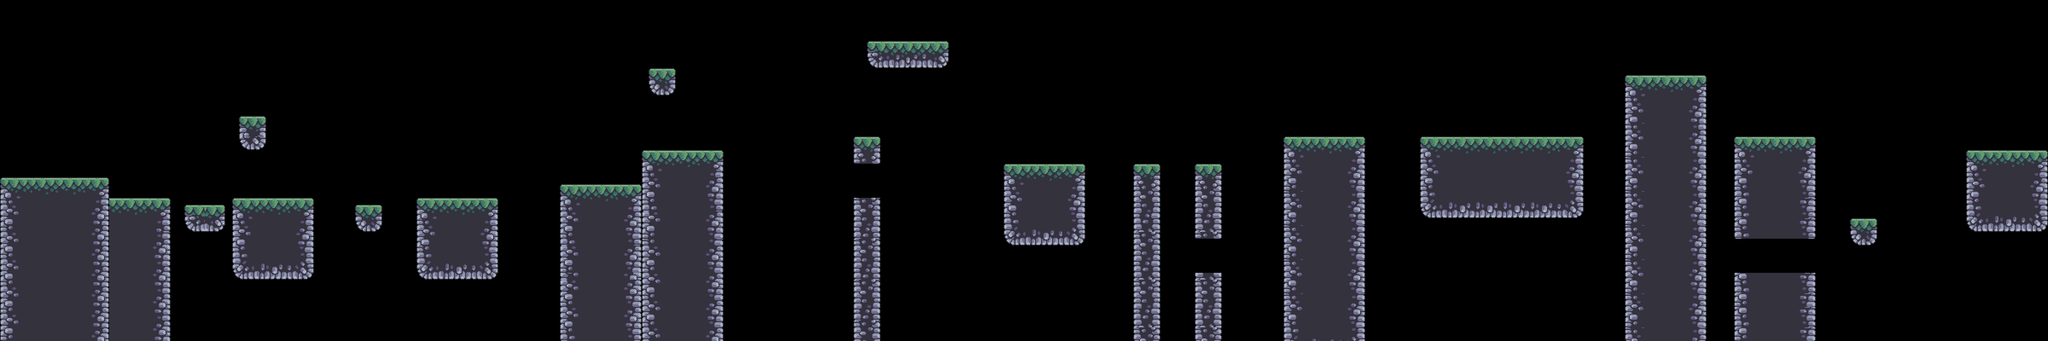

Tiled map render using the project's own tile images. Description and the map definition, with tile-layer contents summarised, below:
An orthogonal 300x50 tile map with 16x16 px tiles, 1 tile layer (Tile Layer 1) and 105 objects (7x water, 7x gold, 5x Crab, 4x Enemy, 3x DevilPlatform, ...).

<map version="1.10" tiledversion="1.12.1" orientation="orthogonal" renderorder="right-down" width="300" height="50" tilewidth="16" tileheight="16" infinite="0" nextlayerid="26" nextobjectid="165">
 <tileset firstgid="1" source="../tilesets/outside.tsx" />
 <objectgroup id="15" name="EvilCoins">
  <object id="44" x="1344" y="272" width="16" height="16">
   <properties>
    <property name="lifetime" type="float" value="3" />
   </properties>
  </object>
  <object id="101" x="1376" y="272" width="16" height="16">
   <properties>
    <property name="lifetime" type="float" value="3" />
   </properties>
  </object>
  <object id="102" x="1408" y="272" width="16" height="16">
   <properties>
    <property name="lifetime" type="float" value="3" />
   </properties>
  </object>
  <object id="116" x="2048" y="64" width="16" height="16">
   <properties>
    <property name="lifetime" type="float" value="3" />
   </properties>
  </object>
  <object id="117" x="2096" y="64" width="16" height="16">
   <properties>
    <property name="lifetime" type="float" value="3" />
   </properties>
  </object>
  <object id="118" x="2144" y="64" width="16" height="16">
   <properties>
    <property name="lifetime" type="float" value="3" />
   </properties>
  </object>
  <object id="119" x="2192" y="64" width="16" height="16">
   <properties>
    <property name="lifetime" type="float" value="3" />
   </properties>
  </object>
  <object id="140" x="4624" y="320" width="16" height="16">
   <properties>
    <property name="lifetime" type="float" value="3" />
   </properties>
  </object>
  <object id="141" x="4624" y="288" width="16" height="16">
   <properties>
    <property name="lifetime" type="float" value="3" />
   </properties>
  </object>
  <object id="142" x="4624" y="256" width="16" height="16">
   <properties>
    <property name="lifetime" type="float" value="3" />
   </properties>
  </object>
  <object id="160" x="4688" y="192" width="16" height="16">
   <properties>
    <property name="lifetime" type="float" value="3" />
   </properties>
  </object>
  <object id="161" x="4688" y="224" width="16" height="16">
   <properties>
    <property name="lifetime" type="float" value="3" />
   </properties>
  </object>
  <object id="162" x="4656" y="192" width="16" height="16">
   <properties>
    <property name="lifetime" type="float" value="3" />
   </properties>
  </object>
  <object id="163" x="4656" y="224" width="16" height="16">
   <properties>
    <property name="lifetime" type="float" value="3" />
   </properties>
  </object>
  <object id="164" x="4688" y="256" width="16" height="16">
   <properties>
    <property name="lifetime" type="float" value="3" />
   </properties>
  </object>
  <object id="143" x="4656" y="256" width="16" height="16">
   <properties>
    <property name="lifetime" type="float" value="3" />
   </properties>
  </object>
  <object id="144" x="4656" y="288" width="16" height="16">
   <properties>
    <property name="lifetime" type="float" value="3" />
   </properties>
  </object>
  <object id="145" x="4656" y="320" width="16" height="16">
   <properties>
    <property name="lifetime" type="float" value="3" />
   </properties>
  </object>
 </objectgroup>
 <objectgroup id="24" name="GhostBlocks">
  <object id="86" x="752" y="256" width="16" height="16" />
  <object id="87" x="880" y="208" width="16" height="16" />
  <object id="90" x="1072" y="256" width="16" height="16" />
  <object id="93" x="1184" y="176" width="16" height="16" />
  <object id="104" x="1696" y="512" width="16" height="16" />
  <object id="114" x="1888" y="464" width="16" height="16" />
  <object id="120" x="2064" y="464" width="16" height="16" />
  <object id="112" x="1952" y="224" width="16" height="16" />
  <object id="124" x="2912" y="352" width="16" height="16" />
  <object id="125" x="2928" y="352" width="16" height="16" />
  <object id="153" x="4256" y="384" width="16" height="16" />
  <object id="154" x="4336" y="304" width="16" height="16" />
  <object id="159" x="4480" y="304" width="16" height="16" />
  <object id="155" x="4352" y="304" width="16" height="16" />
  <object id="158" x="4496" y="304" width="16" height="16" />
  <object id="156" x="4368" y="304" width="16" height="16" />
  <object id="157" x="4512" y="304" width="16" height="16" />
  <object id="126" x="4048" y="640" width="16" height="16" />
  <object id="115" x="1888" y="96" width="16" height="16" />
  <object id="85" x="768" y="256" width="16" height="16" />
  <object id="88" x="896" y="208" width="16" height="16" />
  <object id="91" x="1088" y="256" width="16" height="16" />
  <object id="94" x="1200" y="176" width="16" height="16" />
  <object id="75" x="624" y="304" width="16" height="16" />
  <object id="84" x="784" y="256" width="16" height="16" />
  <object id="89" x="912" y="208" width="16" height="16" />
  <object id="92" x="1104" y="256" width="16" height="16" />
  <object id="95" x="1216" y="176" width="16" height="16" />
 </objectgroup>
 <layer id="2" name="Tile Layer 1" width="300" height="50">
  <data>[15000 cells, 3605 non-empty, 256 distinct tile ids]</data>
 </layer>
 <objectgroup id="13" name="TrollZones">
  <object id="31" x="976" y="464" width="192" height="192">
   <properties>
    <property name="id" type="int" value="1" />
   </properties>
  </object>
  <object id="110" x="2800" y="384" width="64" height="416">
   <properties>
    <property name="id" type="int" value="3" />
   </properties>
  </object>
  <object id="128" x="4064" y="320" width="192" height="480">
   <properties>
    <property name="id" type="int" value="5" />
   </properties>
  </object>
  <object id="122" x="2352" y="384" width="192" height="192">
   <properties>
    <property name="id" type="int" value="4" />
   </properties>
  </object>
  <object id="33" x="816" y="480" width="96" height="64">
   <properties>
    <property name="id" type="int" value="2" />
   </properties>
  </object>
 </objectgroup>
 <objectgroup id="14" name="Boxes">
  <object id="40" name="RotatingBox" x="1312" y="368" width="64" height="64">
   <properties>
    <property name="Speed" type="float" value="250" />
   </properties>
  </object>
  <object id="136" name="RotatingBox" x="2656" y="336" width="48" height="48">
   <properties>
    <property name="Speed" type="float" value="250" />
   </properties>
  </object>
  <object id="111" name="NormalBox" x="704" y="432" width="32" height="32" />
 </objectgroup>
 <objectgroup id="12" name="Triggers">
  <object id="30" x="976" y="432" width="192" height="16">
   <properties>
    <property name="id" type="int" value="1" />
   </properties>
  </object>
  <object id="109" x="2800" y="352" width="64" height="16">
   <properties>
    <property name="id" type="int" value="3" />
   </properties>
  </object>
  <object id="127" x="4064" y="288" width="192" height="16">
   <properties>
    <property name="id" type="int" value="5" />
   </properties>
  </object>
  <object id="123" x="2800" y="592" width="64" height="16">
   <properties>
    <property name="id" type="int" value="3" />
   </properties>
  </object>
  </objectgroup>
 <objectgroup id="8" name="Water">
  <!-- 7 objects omitted --></objectgroup>
 <objectgroup id="23" name="CutsceneData">
  <!-- 3 objects omitted --></objectgroup>
 <objectgroup id="9" name="Crab">
  <!-- 5 objects omitted --></objectgroup>
 <objectgroup id="7" name="Shell">
  <!-- 4 objects omitted --></objectgroup>
 <objectgroup id="3" name="Objects">
  <!-- 1 objects omitted --></objectgroup>
 <objectgroup id="22" name="Batman">
  <!-- 1 objects omitted --></objectgroup>
 <objectgroup id="5" name="Platforms">
  <!-- 4 objects omitted --></objectgroup>
 <objectgroup id="6" name="Collectables">
  <!-- 14 objects omitted --></objectgroup>
 <objectgroup id="25" name="Flag">
  <!-- 1 objects omitted --></objectgroup>
 <objectgroup id="11" name="Traps">
  <!-- 5 objects omitted --></objectgroup>
</map>
<!-- 47 of 105 objects omitted -->
